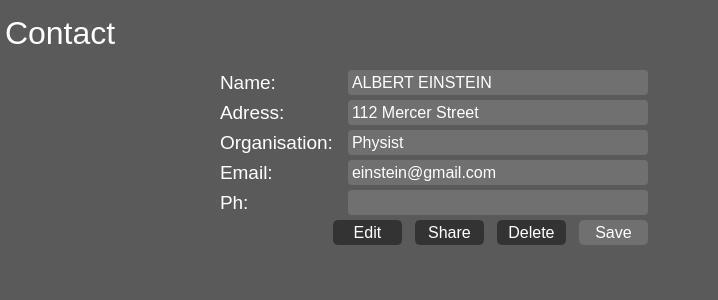
                   <widget class="QWidget" name="page_android_contact">
                    <property name="styleSheet">
                     <string notr="true">background:rgb(91,90,90);</string>
                    </property>
                    <layout class="QVBoxLayout" name="verticalLayout_10">
                     <property name="spacing">
                      <number>0</number>
                     </property>
                     <property name="leftMargin">
                      <number>5</number>
                     </property>
                     <property name="topMargin">
                      <number>5</number>
                     </property>
                     <property name="rightMargin">
                      <number>5</number>
                     </property>
                     <property name="bottomMargin">
                      <number>5</number>
                     </property>
                     <item>
                      <widget class="QLabel" name="lab_android_contact">
                       <property name="minimumSize">
                        <size>
                         <width>0</width>
                         <height>55</height>
                        </size>
                       </property>
                       <property name="maximumSize">
                        <size>
                         <width>16777215</width>
                         <height>55</height>
                        </size>
                       </property>
                       <property name="font">
                        <font>
                         <family>Segoe UI</family>
                         <pointsize>24</pointsize>
                        </font>
                       </property>
                       <property name="styleSheet">
                        <string notr="true">color:rgb(255,255,255);</string>
                       </property>
                       <property name="text">
                        <string>Contact</string>
                       </property>
                      </widget>
                     </item>
                     <item>
                      <widget class="QFrame" name="frame_android_bottom">
                       <property name="frameShape">
                        <enum>QFrame::NoFrame</enum>
                       </property>
                       <property name="frameShadow">
                        <enum>QFrame::Plain</enum>
                       </property>
                       <layout class="QGridLayout" name="gridLayout_3">
                        <property name="leftMargin">
                         <number>5</number>
                        </property>
                        <property name="topMargin">
                         <number>5</number>
                        </property>
                        <property name="rightMargin">
                         <number>5</number>
                        </property>
                        <property name="bottomMargin">
                         <number>5</number>
                        </property>
                        <property name="spacing">
                         <number>5</number>
                        </property>
                        <item row="0" column="0">
                         <widget class="QLabel" name="lab_person_icon">
                          <property name="minimumSize">
                           <size>
                            <width>200</width>
                            <height>160</height>
                           </size>
                          </property>
                          <property name="maximumSize">
                           <size>
                            <width>200</width>
                            <height>160</height>
                           </size>
                          </property>
                          <property name="text">
                           <string/>
                          </property>
                          <property name="pixmap">
                           <pixmap>icons/1x/peopleAsset 62.png</pixmap>
                          </property>
                         </widget>
                        </item>
                        <item row="1" column="0">
                         <spacer name="verticalSpacer_3">
                          <property name="orientation">
                           <enum>Qt::Vertical</enum>
                          </property>
                          <property name="sizeHint" stdset="0">
                           <size>
                            <width>20</width>
                            <height>40</height>
                           </size>
                          </property>
                         </spacer>
                        </item>
                        <item row="0" column="1" rowspan="2">
                         <widget class="QFrame" name="frame_android_field">
                          <property name="frameShape">
                           <enum>QFrame::NoFrame</enum>
                          </property>
                          <property name="frameShadow">
                           <enum>QFrame::Plain</enum>
                          </property>
                          <layout class="QGridLayout" name="gridLayout_4">
                           <property name="leftMargin">
                            <number>5</number>
                           </property>
                           <property name="topMargin">
                            <number>5</number>
                           </property>
                           <property name="rightMargin">
                            <number>5</number>
                           </property>
                           <property name="bottomMargin">
                            <number>5</number>
                           </property>
                           <property name="spacing">
                            <number>5</number>
                           </property>
                           <item row="7" column="0">
                            <widget class="QLabel" name="label_8">
                             <property name="font">
                              <font>
                               <family>Segoe UI</family>
                               <pointsize>14</pointsize>
                              </font>
                             </property>
                             <property name="styleSheet">
                              <string notr="true">color:rgb(255,255,255);</string>
                             </property>
                             <property name="text">
                              <string>Ph:</string>
                             </property>
                            </widget>
                           </item>
                           <item row="4" column="0">
                            <widget class="QLabel" name="label_6">
                             <property name="font">
                              <font>
                               <family>Segoe UI</family>
                               <pointsize>14</pointsize>
                              </font>
                             </property>
                             <property name="styleSheet">
                              <string notr="true">color:rgb(255,255,255);</string>
                             </property>
                             <property name="text">
                              <string>Organisation:</string>
                             </property>
                            </widget>
                           </item>
                           <item row="5" column="0">
                            <widget class="QLabel" name="label_7">
                             <property name="font">
                              <font>
                               <family>Segoe UI</family>
                               <pointsize>14</pointsize>
                              </font>
                             </property>
                             <property name="styleSheet">
                              <string notr="true">color:rgb(255,255,255);</string>
                             </property>
                             <property name="text">
                              <string>Email:</string>
                             </property>
                            </widget>
                           </item>
                           <item row="1" column="0" colspan="3">
                            <widget class="QLabel" name="label">
                             <property name="font">
                              <font>
                               <family>Segoe UI</family>
                               <pointsize>14</pointsize>
                              </font>
                             </property>
                             <property name="styleSheet">
                              <string notr="true">color:rgb(255,255,255);</string>
                             </property>
                             <property name="text">
                              <string>Name: </string>
                             </property>
                            </widget>
                           </item>
                           <item row="1" column="3">
                            <widget class="QLineEdit" name="line_android_name">
                             <property name="enabled">
                              <bool>false</bool>
                             </property>
                             <property name="minimumSize">
                              <size>
                               <width>300</width>
                               <height>25</height>
                              </size>
                             </property>
                             <property name="maximumSize">
                              <size>
                               <width>400</width>
                               <height>25</height>
                              </size>
                             </property>
                             <property name="font">
                              <font>
                               <family>Segoe UI</family>
                               <pointsize>12</pointsize>
                              </font>
                             </property>
                             <property name="styleSheet">
                              <string notr="true">QLineEdit {
	color:rgb(255,255,255);
	border:2px solid rgb(51,51,51);
	border-radius:4px;
	background:rgb(51,51,51);
}

QLineEdit:disabled {
	color:rgb(255,255,255);
	border:2px solid rgb(112,112,112);
	border-radius:4px;
	background:rgb(112,112,112);
}</string>
                             </property>
                             <property name="text">
                              <string>ALBERT EINSTEIN</string>
                             </property>
                            </widget>
                           </item>
                           <item row="3" column="0" colspan="3">
                            <widget class="QLabel" name="label_5">
                             <property name="font">
                              <font>
                               <family>Segoe UI</family>
                               <pointsize>14</pointsize>
                              </font>
                             </property>
                             <property name="styleSheet">
                              <string notr="true">color:rgb(255,255,255);</string>
                             </property>
                             <property name="text">
                              <string>Adress: </string>
                             </property>
                            </widget>
                           </item>
                           <item row="4" column="3">
                            <widget class="QLineEdit" name="line_android_org">
                             <property name="enabled">
                              <bool>false</bool>
                             </property>
                             <property name="minimumSize">
                              <size>
                               <width>300</width>
                               <height>25</height>
                              </size>
                             </property>
                             <property name="maximumSize">
                              <size>
                               <width>400</width>
                               <height>25</height>
                              </size>
                             </property>
                             <property name="font">
                              <font>
                               <family>Segoe UI</family>
                               <pointsize>12</pointsize>
                              </font>
                             </property>
                             <property name="styleSheet">
                              <string notr="true">QLineEdit {
	color:rgb(255,255,255);
	border:2px solid rgb(51,51,51);
	border-radius:4px;
	background:rgb(51,51,51);
}

QLineEdit:disabled {
	color:rgb(255,255,255);
	border:2px solid rgb(112,112,112);
	border-radius:4px;
	background:rgb(112,112,112);
}</string>
                             </property>
                             <property name="text">
                              <string>Physist</string>
                             </property>
                            </widget>
                           </item>
                           <item row="3" column="3">
                            <widget class="QLineEdit" name="line_android_adress">
                             <property name="enabled">
                              <bool>false</bool>
                             </property>
                             <property name="minimumSize">
                              <size>
                               <width>300</width>
                               <height>25</height>
                              </size>
                             </property>
                             <property name="maximumSize">
                              <size>
                               <width>400</width>
                               <height>25</height>
                              </size>
                             </property>
                             <property name="font">
                              <font>
                               <family>Segoe UI</family>
                               <pointsize>12</pointsize>
                              </font>
                             </property>
                             <property name="styleSheet">
                              <string notr="true">QLineEdit {
	color:rgb(255,255,255);
	border:2px solid rgb(51,51,51);
	border-radius:4px;
	background:rgb(51,51,51);
}

QLineEdit:disabled {
	color:rgb(255,255,255);
	border:2px solid rgb(112,112,112);
	border-radius:4px;
	background:rgb(112,112,112);
}</string>
                             </property>
                             <property name="text">
                              <string>112 Mercer Street</string>
                             </property>
                            </widget>
                           </item>
                           <item row="7" column="3">
                            <widget class="QLineEdit" name="line_android_ph">
                             <property name="enabled">
                              <bool>false</bool>
                             </property>
                             <property name="minimumSize">
                              <size>
                               <width>300</width>
                               <height>25</height>
                              </size>
                             </property>
                             <property name="maximumSize">
                              <size>
                               <width>400</width>
                               <height>25</height>
                              </size>
                             </property>
                             <property name="font">
                              <font>
                               <family>Segoe UI</family>
                               <pointsize>12</pointsize>
                              </font>
                             </property>
                             <property name="styleSheet">
                              <string notr="true">QLineEdit {
	color:rgb(255,255,255);
	border:2px solid rgb(51,51,51);
	border-radius:4px;
	background:rgb(51,51,51);
}

QLineEdit:disabled {
	color:rgb(255,255,255);
	border:2px solid rgb(112,112,112);
	border-radius:4px;
	background:rgb(112,112,112);
}</string>
                             </property>
                            </widget>
                           </item>
                           <item row="5" column="3">
                            <widget class="QLineEdit" name="line_android_email">
                             <property name="enabled">
                              <bool>false</bool>
                             </property>
                             <property name="minimumSize">
                              <size>
                               <width>300</width>
                               <height>25</height>
                              </size>
                             </property>
                             <property name="maximumSize">
                              <size>
                               <width>400</width>
                               <height>25</height>
                              </size>
                             </property>
                             <property name="font">
                              <font>
                               <family>Segoe UI</family>
                               <pointsize>12</pointsize>
                              </font>
                             </property>
                             <property name="styleSheet">
                              <string notr="true">QLineEdit {
	color:rgb(255,255,255);
	border:2px solid rgb(51,51,51);
	border-radius:4px;
	background:rgb(51,51,51);
}

QLineEdit:disabled {
	color:rgb(255,255,255);
	border:2px solid rgb(112,112,112);
	border-radius:4px;
	background:rgb(112,112,112);
}</string>
                             </property>
                             <property name="text">
                              <string>einstein@gmail.com</string>
                             </property>
                            </widget>
                           </item>
                           <item row="8" column="8">
                            <spacer name="horizontalSpacer_6">
                             <property name="orientation">
                              <enum>Qt::Horizontal</enum>
                             </property>
                             <property name="sizeHint" stdset="0">
                              <size>
                               <width>40</width>
                               <height>20</height>
                              </size>
                             </property>
                            </spacer>
                           </item>
                           <item row="4" column="8">
                            <spacer name="horizontalSpacer_5">
                             <property name="orientation">
                              <enum>Qt::Horizontal</enum>
                             </property>
                             <property name="sizeHint" stdset="0">
                              <size>
                               <width>40</width>
                               <height>20</height>
                              </size>
                             </property>
                            </spacer>
                           </item>
                           <item row="9" column="3">
                            <spacer name="verticalSpacer_4">
                             <property name="orientation">
                              <enum>Qt::Vertical</enum>
                             </property>
                             <property name="sizeHint" stdset="0">
                              <size>
                               <width>20</width>
                               <height>40</height>
                              </size>
                             </property>
                            </spacer>
                           </item>
                           <item row="8" column="0" colspan="7">
                            <widget class="QFrame" name="frame_3">
                             <property name="frameShape">
                              <enum>QFrame::NoFrame</enum>
                             </property>
                             <property name="frameShadow">
                              <enum>QFrame::Plain</enum>
                             </property>
                             <layout class="QHBoxLayout" name="horizontalLayout_25">
                              <property name="spacing">
                               <number>0</number>
                              </property>
                              <property name="leftMargin">
                               <number>100</number>
                              </property>
                              <property name="topMargin">
                               <number>0</number>
                              </property>
                              <property name="rightMargin">
                               <number>0</number>
                              </property>
                              <property name="bottomMargin">
                               <number>0</number>
                              </property>
                              <item>
                               <widget class="QPushButton" name="bn_android_contact_edit">
                                <property name="minimumSize">
                                 <size>
                                  <width>69</width>
                                  <height>25</height>
                                 </size>
                                </property>
                                <property name="maximumSize">
                                 <size>
                                  <width>69</width>
                                  <height>25</height>
                                 </size>
                                </property>
                                <property name="font">
                                 <font>
                                  <family>Segoe UI</family>
                                  <pointsize>12</pointsize>
                                 </font>
                                </property>
                                <property name="styleSheet">
                                 <string notr="true">QPushButton {
	border: 2px solid rgb(51,51,51);
	border-radius: 5px;	
	color:rgb(255,255,255);
	background-color: rgb(51,51,51);
}
QPushButton:hover {
	border: 2px solid rgb(0,143,150);
	background-color: rgb(0,143,150);
}
QPushButton:pressed {	
	border: 2px solid rgb(0,143,150);
	background-color: rgb(51,51,51);
}

QPushButton:disabled {	
	border-radius: 5px;	
	border: 2px solid rgb(112,112,112);
	background-color: rgb(112,112,112);
}</string>
                                </property>
                                <property name="text">
                                 <string>Edit</string>
                                </property>
                               </widget>
                              </item>
                              <item>
                               <widget class="QPushButton" name="bn_android_contact_share">
                                <property name="minimumSize">
                                 <size>
                                  <width>69</width>
                                  <height>25</height>
                                 </size>
                                </property>
                                <property name="maximumSize">
                                 <size>
                                  <width>69</width>
                                  <height>25</height>
                                 </size>
                                </property>
                                <property name="font">
                                 <font>
                                  <family>Segoe UI</family>
                                  <pointsize>12</pointsize>
                                 </font>
                                </property>
                                <property name="styleSheet">
                                 <string notr="true">QPushButton {
	border: 2px solid rgb(51,51,51);
	border-radius: 5px;	
	color:rgb(255,255,255);
	background-color: rgb(51,51,51);
}
QPushButton:hover {
	border: 2px solid rgb(0,143,150);
	background-color: rgb(0,143,150);
}
QPushButton:pressed {	
	border: 2px solid rgb(0,143,150);
	background-color: rgb(51,51,51);
}

QPushButton:disabled {	
	border-radius: 5px;	
	border: 2px solid rgb(112,112,112);
	background-color: rgb(112,112,112);
}</string>
                                </property>
                                <property name="text">
                                 <string>Share</string>
                                </property>
                               </widget>
                              </item>
                              <item>
                               <widget class="QPushButton" name="bn_android_contact_delete">
                                <property name="minimumSize">
                                 <size>
                                  <width>69</width>
                                  <height>25</height>
                                 </size>
                                </property>
                                <property name="maximumSize">
                                 <size>
                                  <width>69</width>
                                  <height>25</height>
                                 </size>
                                </property>
                                <property name="font">
                                 <font>
                                  <family>Segoe UI</family>
                                  <pointsize>12</pointsize>
                                 </font>
                                </property>
                                <property name="styleSheet">
                                 <string notr="true">QPushButton {
	border: 2px solid rgb(51,51,51);
	border-radius: 5px;	
	color:rgb(255,255,255);
	background-color: rgb(51,51,51);
}
QPushButton:hover {
	border: 2px solid rgb(112,0,0);
	background-color: rgb(112,0,0);
}
QPushButton:pressed {	
	border: 2px solid rgb(112,0,0);
	background-color: rgb(51,51,51);
}

QPushButton:disabled {	
	border-radius: 5px;	
	border: 2px solid rgb(112,112,112);
	background-color: rgb(112,112,112);
}</string>
                                </property>
                                <property name="text">
                                 <string>Delete</string>
                                </property>
                               </widget>
                              </item>
                              <item>
                               <widget class="QPushButton" name="bn_android_contact_save">
                                <property name="enabled">
                                 <bool>false</bool>
                                </property>
                                <property name="minimumSize">
                                 <size>
                                  <width>69</width>
                                  <height>25</height>
                                 </size>
                                </property>
                                <property name="maximumSize">
                                 <size>
                                  <width>69</width>
                                  <height>25</height>
                                 </size>
                                </property>
                                <property name="font">
                                 <font>
                                  <family>Segoe UI</family>
                                  <pointsize>12</pointsize>
                                 </font>
                                </property>
                                <property name="styleSheet">
                                 <string notr="true">QPushButton {
	border: 2px solid rgb(51,51,51);
	border-radius: 5px;	
	color:rgb(255,255,255);
	background-color: rgb(51,51,51);
}
QPushButton:hover {
	border: 2px solid rgb(0,143,150);
	background-color: rgb(0,143,150);
}
QPushButton:pressed {	
	border: 2px solid rgb(0,143,150);
	background-color: rgb(51,51,51);
}

QPushButton:disabled {	
	border-radius: 5px;	
	border: 2px solid rgb(112,112,112);
	background-color: rgb(112,112,112);
}</string>
                                </property>
                                <property name="text">
                                 <string>Save</string>
                                </property>
                               </widget>
                              </item>
                             </layout>
                            </widget>
                           </item>
                          </layout>
                         </widget>
                        </item>
                       </layout>
                      </widget>
                     </item>
                    </layout>
                   </widget>
